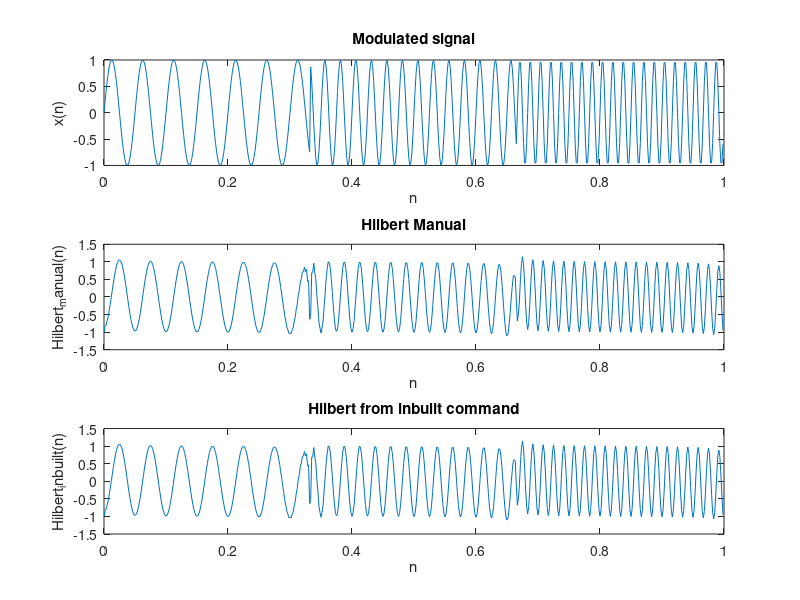
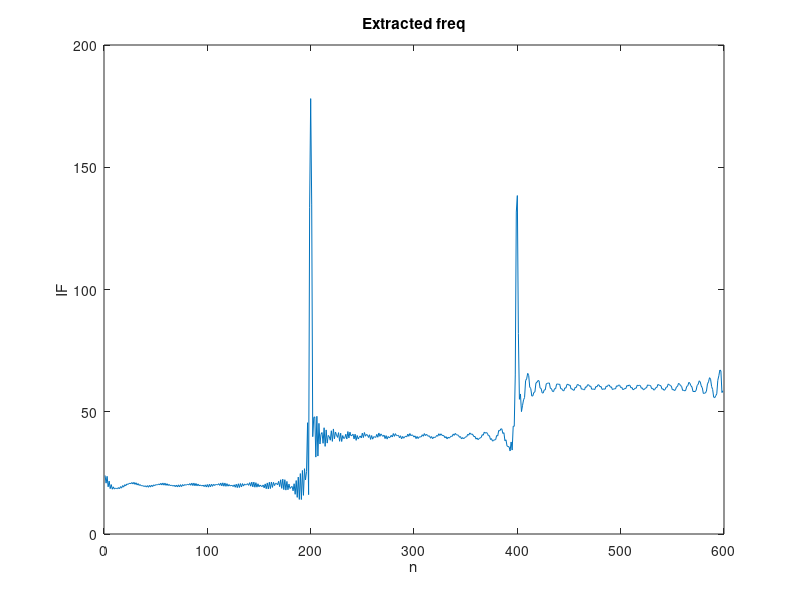

Recreate these plots in MATLAB, in order.
clc;
clear all;
close all;

fs = 600; %sampling frequency in Hz
t = 0:1/fs:1-1/fs; %time base
N = fs;
for k=1:fs/3
    x(k)=sin(2*pi*20*t(k));
end
for k=fs/3+1:2*fs/3
    x(k)=sin(2*pi*40*t(k));
end
for k=2*fs/3+1:fs
    x(k)=sin(2*pi*60*t(k));
end


subplot(3,1,1);plot(t,x); %Modulated Signal
title('Modulated signal'); xlabel('n'); ylabel('x(n)');

for k=0:N-1
    for n=0:N-1
        y(n+1) = (x(n+1).*exp((-2*pi/N)*1j*n*k));
    end
    X(k+1) = sum(y);
    clear y;
    clear k;
end

for k=0:(N/2)-1
    X_h(k+1) = -j*X(k+1);
end

for k=N/2:N-1
    X_h(k+1) = j*X(k+1);
end  

for n=0:N-1
    for k=0:N-1
        y(k+1) = (X_h(k+1).*exp((2*pi/N)*1j*n*k));
    end
    x_h(n+1) = sum(y)/N;
    z(n+1) = x(n+1) + j*x_h(n+1);
    clear y;
    clear k;
end
subplot(3,1,2); plot(t,(x_h)); % hilbert manual
title('Hilbert Manual'); xlabel('n'); ylabel('Hilbert_manual(n)');

hilbert_z = hilbert(x);
subplot(3,1,3); plot(t, (imag(hilbert_z)));  % hilbert_z from inbulit command
title('Hilbert from inbulit command'); xlabel('n'); ylabel('Hilbert_inbuilt(n)');

inst_amplitude = abs(z); %envelope extraction
inst_phase = unwrap(angle(z));%inst phase
inst_freq = diff(inst_phase)/(2*pi)*fs;%inst frequency

figure();
plot(inst_freq); %overlay the extracted envelope
title('Extracted freq'); xlabel('n'); ylabel('IF');

